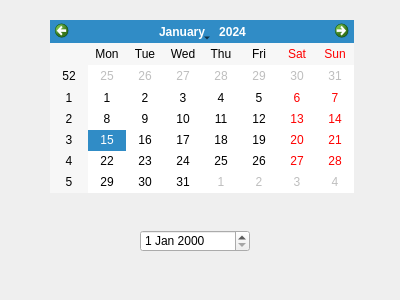
<?xml version="1.0" encoding="UTF-8"?>
<ui version="4.0">
 <class>Dialog</class>
 <widget class="QDialog" name="Dialog">
  <property name="geometry">
   <rect>
    <x>0</x>
    <y>0</y>
    <width>400</width>
    <height>300</height>
   </rect>
  </property>
  <property name="windowTitle">
   <string>Dialog</string>
  </property>
  <widget class="QDateEdit" name="dateEdit">
   <property name="geometry">
    <rect>
     <x>140</x>
     <y>230</y>
     <width>110</width>
     <height>22</height>
    </rect>
   </property>
  </widget>
  <widget class="QCalendarWidget" name="calendarWidget">
   <property name="geometry">
    <rect>
     <x>50</x>
     <y>20</y>
     <width>304</width>
     <height>173</height>
    </rect>
   </property>
  </widget>
 </widget>
 <resources/>
 <connections/>
</ui>
